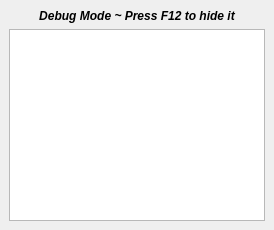
  <widget class="QDockWidget" name="FDebug">
   <property name="floating">
    <bool>false</bool>
   </property>
   <property name="features">
    <set>QDockWidget::DockWidgetFloatable|QDockWidget::DockWidgetMovable</set>
   </property>
   <property name="allowedAreas">
    <set>Qt::RightDockWidgetArea</set>
   </property>
   <attribute name="dockWidgetArea">
    <number>2</number>
   </attribute>
   <widget class="QWidget" name="dockWidgetContents">
    <layout class="QGridLayout" name="gridLayout_7">
     <item row="0" column="0">
      <widget class="QLabel" name="label">
       <property name="font">
        <font>
         <weight>75</weight>
         <italic>true</italic>
         <bold>true</bold>
        </font>
       </property>
       <property name="text">
        <string>Debug Mode ~ Press F12 to hide it</string>
       </property>
       <property name="alignment">
        <set>Qt::AlignCenter</set>
       </property>
      </widget>
     </item>
     <item row="1" column="0">
      <widget class="QListWidget" name="LWDebug">
       <property name="minimumSize">
        <size>
         <width>250</width>
         <height>0</height>
        </size>
       </property>
       <property name="alternatingRowColors">
        <bool>true</bool>
       </property>
       <property name="spacing">
        <number>10</number>
       </property>
       <property name="wordWrap">
        <bool>true</bool>
       </property>
      </widget>
     </item>
    </layout>
   </widget>
  </widget>
